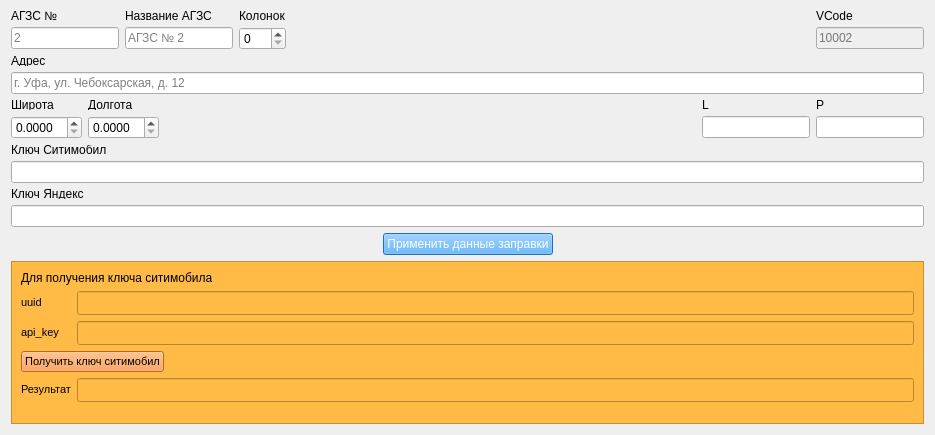
     <widget class="QWidget" name="page">
      <property name="geometry">
       <rect>
        <x>0</x>
        <y>0</y>
        <width>935</width>
        <height>435</height>
       </rect>
      </property>
      <attribute name="label">
       <string>Данные о заправке</string>
      </attribute>
      <layout class="QVBoxLayout" name="verticalLayout_20">
       <item>
        <layout class="QHBoxLayout" name="horizontalLayout_3">
         <item>
          <layout class="QVBoxLayout" name="verticalLayout_2">
           <property name="spacing">
            <number>6</number>
           </property>
           <item>
            <widget class="QLabel" name="label_9">
             <property name="maximumSize">
              <size>
               <width>16777215</width>
               <height>10</height>
              </size>
             </property>
             <property name="text">
              <string>АГЗС №</string>
             </property>
            </widget>
           </item>
           <item>
            <widget class="QLineEdit" name="LineEditDataNumber">
             <property name="sizePolicy">
              <sizepolicy hsizetype="Preferred" vsizetype="Fixed">
               <horstretch>0</horstretch>
               <verstretch>0</verstretch>
              </sizepolicy>
             </property>
             <property name="placeholderText">
              <string>2</string>
             </property>
            </widget>
           </item>
          </layout>
         </item>
         <item>
          <layout class="QVBoxLayout" name="verticalLayout_17">
           <property name="spacing">
            <number>6</number>
           </property>
           <item>
            <widget class="QLabel" name="label_45">
             <property name="maximumSize">
              <size>
               <width>16777215</width>
               <height>10</height>
              </size>
             </property>
             <property name="text">
              <string>Название АГЗС</string>
             </property>
            </widget>
           </item>
           <item>
            <widget class="QLineEdit" name="LineEditDataName">
             <property name="sizePolicy">
              <sizepolicy hsizetype="Preferred" vsizetype="Fixed">
               <horstretch>0</horstretch>
               <verstretch>0</verstretch>
              </sizepolicy>
             </property>
             <property name="placeholderText">
              <string>АГЗС № 2</string>
             </property>
            </widget>
           </item>
          </layout>
         </item>
         <item>
          <layout class="QVBoxLayout" name="verticalLayout_6">
           <property name="spacing">
            <number>6</number>
           </property>
           <item>
            <widget class="QLabel" name="label_36">
             <property name="maximumSize">
              <size>
               <width>16777215</width>
               <height>10</height>
              </size>
             </property>
             <property name="text">
              <string>Колонок</string>
             </property>
            </widget>
           </item>
           <item>
            <widget class="QSpinBox" name="SpinBoxDataColumns"/>
           </item>
          </layout>
         </item>
         <item>
          <spacer name="horizontalSpacer_2">
           <property name="orientation">
            <enum>Qt::Horizontal</enum>
           </property>
           <property name="sizeHint" stdset="0">
            <size>
             <width>40</width>
             <height>20</height>
            </size>
           </property>
          </spacer>
         </item>
         <item>
          <layout class="QVBoxLayout" name="verticalLayout_15">
           <property name="spacing">
            <number>6</number>
           </property>
           <item>
            <widget class="QLabel" name="label_43">
             <property name="maximumSize">
              <size>
               <width>16777215</width>
               <height>10</height>
              </size>
             </property>
             <property name="text">
              <string>VCode</string>
             </property>
            </widget>
           </item>
           <item>
            <widget class="QLineEdit" name="LineEditDataVcode">
             <property name="enabled">
              <bool>false</bool>
             </property>
             <property name="sizePolicy">
              <sizepolicy hsizetype="Preferred" vsizetype="Fixed">
               <horstretch>0</horstretch>
               <verstretch>0</verstretch>
              </sizepolicy>
             </property>
             <property name="placeholderText">
              <string>10002</string>
             </property>
            </widget>
           </item>
          </layout>
         </item>
        </layout>
       </item>
       <item>
        <layout class="QVBoxLayout" name="verticalLayout_3">
         <property name="spacing">
          <number>6</number>
         </property>
         <item>
          <widget class="QLabel" name="label_20">
           <property name="maximumSize">
            <size>
             <width>16777215</width>
             <height>10</height>
            </size>
           </property>
           <property name="text">
            <string>Адрес</string>
           </property>
          </widget>
         </item>
         <item>
          <widget class="QLineEdit" name="LineEditDataAdress">
           <property name="text">
            <string/>
           </property>
           <property name="placeholderText">
            <string>г. Уфа, ул. Чебоксарская, д. 12</string>
           </property>
          </widget>
         </item>
        </layout>
       </item>
       <item>
        <layout class="QHBoxLayout" name="horizontalLayout_8">
         <item>
          <layout class="QVBoxLayout" name="verticalLayout_4">
           <property name="spacing">
            <number>6</number>
           </property>
           <item>
            <widget class="QLabel" name="label_34">
             <property name="maximumSize">
              <size>
               <width>16777215</width>
               <height>10</height>
              </size>
             </property>
             <property name="text">
              <string>Широта</string>
             </property>
            </widget>
           </item>
           <item>
            <widget class="QDoubleSpinBox" name="DoubleSpinBoxDataLatitude">
             <property name="decimals">
              <number>4</number>
             </property>
            </widget>
           </item>
          </layout>
         </item>
         <item>
          <layout class="QVBoxLayout" name="verticalLayout_5">
           <property name="spacing">
            <number>6</number>
           </property>
           <item>
            <widget class="QLabel" name="label_35">
             <property name="maximumSize">
              <size>
               <width>16777215</width>
               <height>10</height>
              </size>
             </property>
             <property name="text">
              <string>Долгота</string>
             </property>
            </widget>
           </item>
           <item>
            <widget class="QDoubleSpinBox" name="DoubleSpinBoxDataLongitude">
             <property name="decimals">
              <number>4</number>
             </property>
            </widget>
           </item>
          </layout>
         </item>
         <item>
          <spacer name="horizontalSpacer_3">
           <property name="orientation">
            <enum>Qt::Horizontal</enum>
           </property>
           <property name="sizeHint" stdset="0">
            <size>
             <width>40</width>
             <height>20</height>
            </size>
           </property>
          </spacer>
         </item>
         <item>
          <layout class="QVBoxLayout" name="verticalLayout_7">
           <property name="spacing">
            <number>6</number>
           </property>
           <item>
            <widget class="QLabel" name="label_37">
             <property name="maximumSize">
              <size>
               <width>16777215</width>
               <height>10</height>
              </size>
             </property>
             <property name="text">
              <string>L</string>
             </property>
            </widget>
           </item>
           <item>
            <widget class="QLineEdit" name="LineEditDataL">
             <property name="sizePolicy">
              <sizepolicy hsizetype="Preferred" vsizetype="Fixed">
               <horstretch>0</horstretch>
               <verstretch>0</verstretch>
              </sizepolicy>
             </property>
             <property name="echoMode">
              <enum>QLineEdit::Password</enum>
             </property>
             <property name="placeholderText">
              <string/>
             </property>
            </widget>
           </item>
          </layout>
         </item>
         <item>
          <layout class="QVBoxLayout" name="verticalLayout_8">
           <property name="spacing">
            <number>6</number>
           </property>
           <item>
            <widget class="QLabel" name="label_38">
             <property name="maximumSize">
              <size>
               <width>16777215</width>
               <height>10</height>
              </size>
             </property>
             <property name="text">
              <string>P</string>
             </property>
            </widget>
           </item>
           <item>
            <widget class="QLineEdit" name="LineEditDataP">
             <property name="sizePolicy">
              <sizepolicy hsizetype="Preferred" vsizetype="Fixed">
               <horstretch>0</horstretch>
               <verstretch>0</verstretch>
              </sizepolicy>
             </property>
             <property name="echoMode">
              <enum>QLineEdit::Password</enum>
             </property>
            </widget>
           </item>
          </layout>
         </item>
        </layout>
       </item>
       <item>
        <layout class="QVBoxLayout" name="verticalLayout_9">
         <property name="spacing">
          <number>6</number>
         </property>
         <item>
          <widget class="QLabel" name="label_39">
           <property name="maximumSize">
            <size>
             <width>16777215</width>
             <height>10</height>
            </size>
           </property>
           <property name="text">
            <string>Ключ Ситимобил</string>
           </property>
          </widget>
         </item>
         <item>
          <widget class="QLineEdit" name="LineEditDataCityMobileToken">
           <property name="placeholderText">
            <string/>
           </property>
          </widget>
         </item>
        </layout>
       </item>
       <item>
        <layout class="QVBoxLayout" name="verticalLayout_10">
         <property name="spacing">
          <number>6</number>
         </property>
         <item>
          <widget class="QLabel" name="label_40">
           <property name="maximumSize">
            <size>
             <width>16777215</width>
             <height>10</height>
            </size>
           </property>
           <property name="text">
            <string>Ключ Яндекс</string>
           </property>
          </widget>
         </item>
         <item>
          <widget class="QLineEdit" name="LineEditDataYandexToken"/>
         </item>
        </layout>
       </item>
       <item>
        <layout class="QHBoxLayout" name="horizontalLayout_11">
         <item>
          <spacer name="horizontalSpacer_5">
           <property name="orientation">
            <enum>Qt::Horizontal</enum>
           </property>
           <property name="sizeHint" stdset="0">
            <size>
             <width>40</width>
             <height>20</height>
            </size>
           </property>
          </spacer>
         </item>
         <item>
          <widget class="QPushButton" name="PushButtonAcceptAgzsData">
           <property name="styleSheet">
            <string notr="true">background-color: rgb(48, 155, 255);
color: rgb(251, 254, 255);</string>
           </property>
           <property name="text">
            <string>Применить данные заправки</string>
           </property>
          </widget>
         </item>
         <item>
          <spacer name="horizontalSpacer_6">
           <property name="orientation">
            <enum>Qt::Horizontal</enum>
           </property>
           <property name="sizeHint" stdset="0">
            <size>
             <width>40</width>
             <height>20</height>
            </size>
           </property>
          </spacer>
         </item>
        </layout>
       </item>
       <item>
        <layout class="QHBoxLayout" name="horizontalLayout_9">
         <item>
          <widget class="QFrame" name="frame">
           <property name="sizePolicy">
            <sizepolicy hsizetype="Preferred" vsizetype="Minimum">
             <horstretch>0</horstretch>
             <verstretch>0</verstretch>
            </sizepolicy>
           </property>
           <property name="styleSheet">
            <string notr="true">background-color: rgb(255, 187, 69);</string>
           </property>
           <property name="frameShape">
            <enum>QFrame::StyledPanel</enum>
           </property>
           <property name="frameShadow">
            <enum>QFrame::Raised</enum>
           </property>
           <layout class="QFormLayout" name="formLayout">
            <item row="1" column="0">
             <widget class="QLabel" name="label">
              <property name="font">
               <font>
                <family>MS Shell Dlg 2</family>
                <pointsize>8</pointsize>
               </font>
              </property>
              <property name="text">
               <string>uuid</string>
              </property>
             </widget>
            </item>
            <item row="1" column="1">
             <widget class="QLineEdit" name="lineEditUUID">
              <property name="sizePolicy">
               <sizepolicy hsizetype="Expanding" vsizetype="Minimum">
                <horstretch>0</horstretch>
                <verstretch>0</verstretch>
               </sizepolicy>
              </property>
              <property name="font">
               <font>
                <family>MV Boli</family>
                <pointsize>8</pointsize>
               </font>
              </property>
             </widget>
            </item>
            <item row="2" column="0">
             <widget class="QLabel" name="label_2">
              <property name="font">
               <font>
                <family>MS Shell Dlg 2</family>
                <pointsize>8</pointsize>
               </font>
              </property>
              <property name="text">
               <string>api_key</string>
              </property>
             </widget>
            </item>
            <item row="2" column="1">
             <widget class="QLineEdit" name="lineEditAPI_KEY">
              <property name="sizePolicy">
               <sizepolicy hsizetype="Expanding" vsizetype="Minimum">
                <horstretch>0</horstretch>
                <verstretch>0</verstretch>
               </sizepolicy>
              </property>
              <property name="font">
               <font>
                <family>MV Boli</family>
                <pointsize>8</pointsize>
               </font>
              </property>
             </widget>
            </item>
            <item row="3" column="0" colspan="2">
             <layout class="QHBoxLayout" name="horizontalLayout_10">
              <item>
               <widget class="QPushButton" name="ButtonRegisterCityMobile">
                <property name="sizePolicy">
                 <sizepolicy hsizetype="Minimum" vsizetype="Minimum">
                  <horstretch>0</horstretch>
                  <verstretch>0</verstretch>
                 </sizepolicy>
                </property>
                <property name="font">
                 <font>
                  <family>MS Shell Dlg 2</family>
                  <pointsize>8</pointsize>
                 </font>
                </property>
                <property name="styleSheet">
                 <string notr="true">background-color: rgb(255, 144, 47);</string>
                </property>
                <property name="text">
                 <string>Получить ключ ситимобил</string>
                </property>
               </widget>
              </item>
              <item>
               <spacer name="horizontalSpacer_4">
                <property name="orientation">
                 <enum>Qt::Horizontal</enum>
                </property>
                <property name="sizeHint" stdset="0">
                 <size>
                  <width>40</width>
                  <height>20</height>
                 </size>
                </property>
               </spacer>
              </item>
             </layout>
            </item>
            <item row="4" column="0">
             <widget class="QLabel" name="label_3">
              <property name="font">
               <font>
                <family>MS Shell Dlg 2</family>
                <pointsize>8</pointsize>
               </font>
              </property>
              <property name="text">
               <string>Результат</string>
              </property>
             </widget>
            </item>
            <item row="4" column="1">
             <widget class="QLineEdit" name="lineEditResult">
              <property name="sizePolicy">
               <sizepolicy hsizetype="Expanding" vsizetype="Minimum">
                <horstretch>0</horstretch>
                <verstretch>0</verstretch>
               </sizepolicy>
              </property>
              <property name="font">
               <font>
                <family>MV Boli</family>
                <pointsize>8</pointsize>
               </font>
              </property>
             </widget>
            </item>
            <item row="0" column="0" colspan="2">
             <widget class="QLabel" name="label_44">
              <property name="text">
               <string>Для получения ключа ситимобила</string>
              </property>
             </widget>
            </item>
           </layout>
          </widget>
         </item>
        </layout>
       </item>
      </layout>
     </widget>
